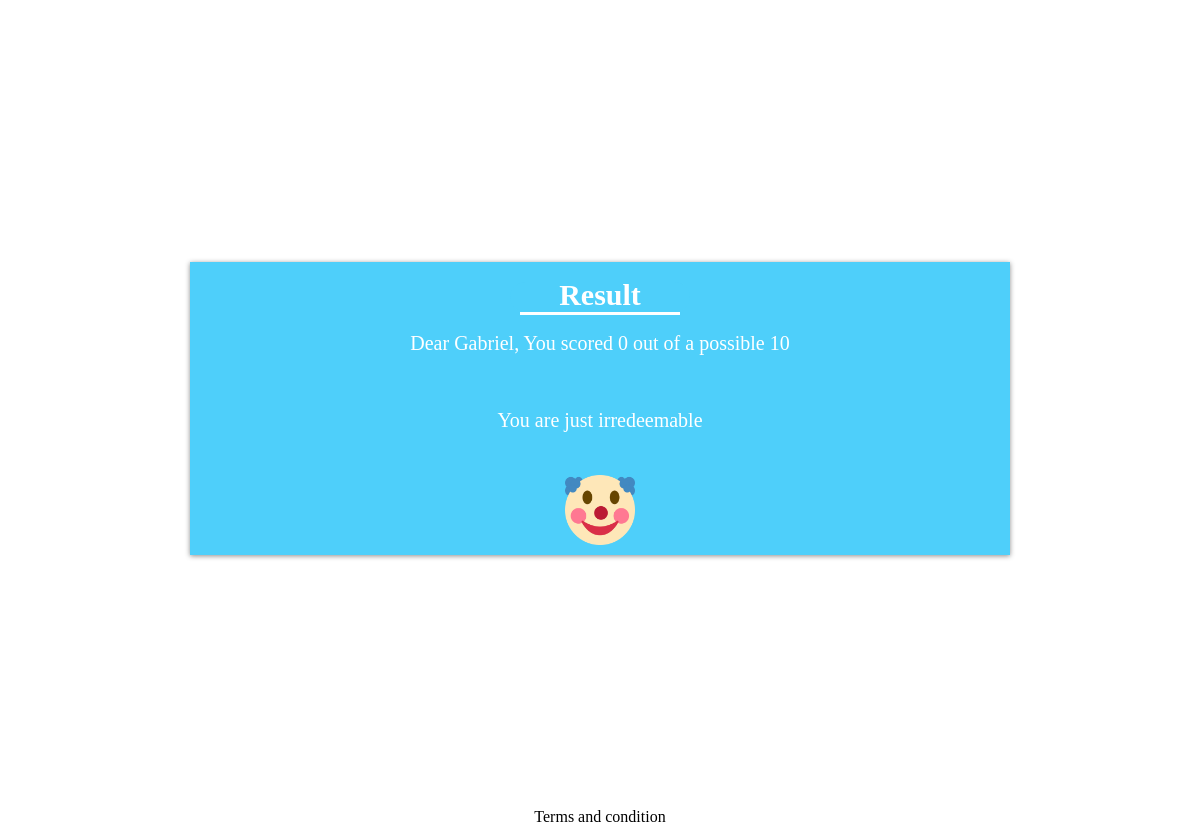
Before: /result/2/ with the older database file.
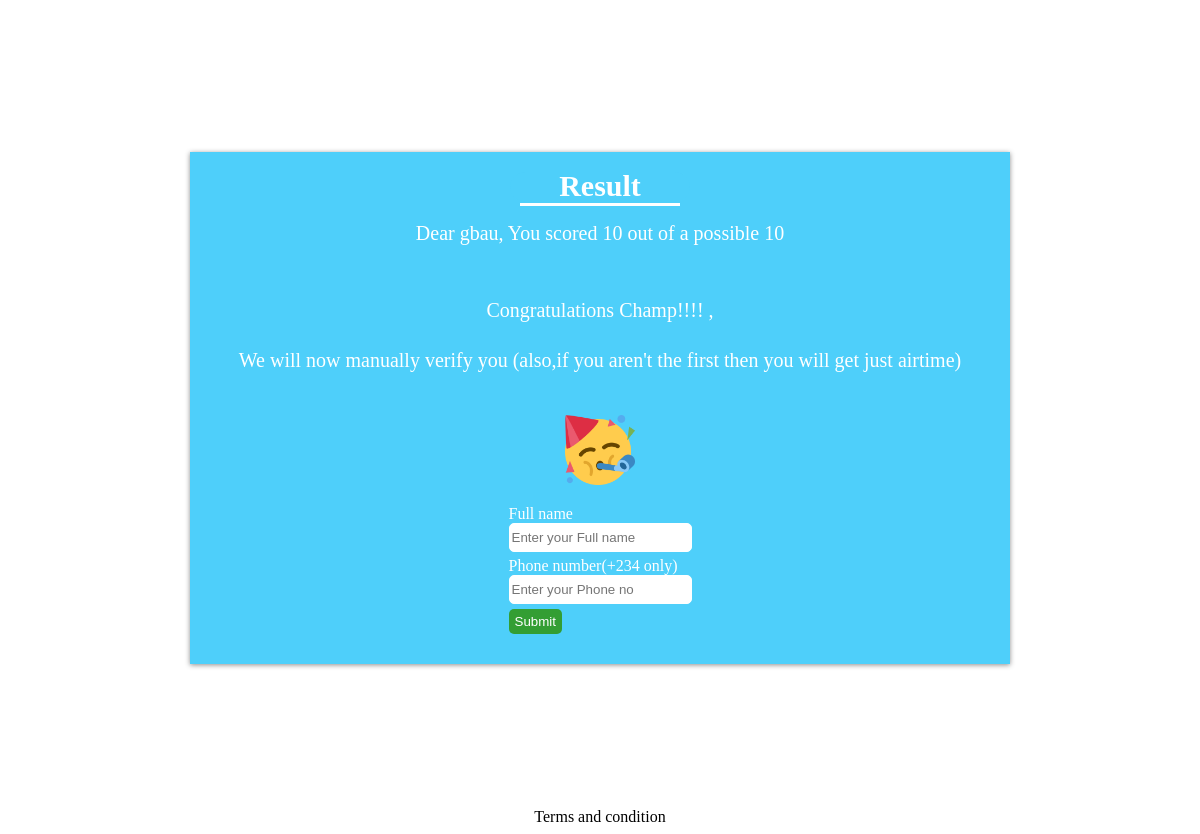
After: the same page with the newer database file.
### core/models.py (models this page shows)
class UserAnswer(models.Model):
    user_id = models.AutoField(primary_key=True)
    user = models.CharField(max_length=15, blank=True,null=True,default=None)
    name = models.CharField(max_length=225, null=True, blank=True )
    verified = models.BooleanField(default=False,blank=True)
    answer_one = models.CharField(max_length=50, default=None, blank=True,null=True)
    answer_oneC = models.IntegerField(validators=[MinValueValidator(0),MaxValueValidator(1)], default=0)
    answerOne_status = models.BooleanField(default=False, blank=True)
    answer_two = models.CharField(max_length=50, default=None, blank=True,null=True)
    answer_twoC = models.IntegerField(validators=[MinValueValidator(0),MaxValueValidator(1)], default=0)
    answertwo_status = models.BooleanField(default=False, blank=True)
    answer_three = models.CharField(max_length=50, default=None, blank=True,null=True)
    answer_threeC = models.IntegerField(validators=[MinValueValidator(0),MaxValueValidator(1)], default=0)
    answerThree_status = models.BooleanField(default=False, blank=True)
    answer_four = models.CharField(max_length=50, default=None, blank=True,null=True)
    answer_fourC = models.IntegerField(validators=[MinValueValidator(0),MaxValueValidator(1)], default=0)
    answerFour_status = models.BooleanField(default=False, blank=True)
    answer_five = models.CharField(max_length=50, default=None, blank=True,null=True)
    answer_fiveC = models.IntegerField(validators=[MinValueValidator(0),MaxValueValidator(1)], default=0)
    answerFive_status = models.BooleanField(default=False, blank=True)
    answer_six = models.CharField(max_length=50, default=None, blank=True,null=True)
    answer_sixC = models.IntegerField(validators=[MinValueValidator(0),MaxValueValidator(1)], default=0)
    answerSix_status = models.BooleanField(default=False, blank=True)
    answer_seven = models.CharField(max_length=50, default=None, blank=True,null=True)
    answer_sevenC = models.IntegerField(validators=[MinValueValidator(0),MaxValueValidator(1)], default=0)
    answerSeven_status = models.BooleanField(default=False, blank=True)
    answer_eight = models.CharField(max_length=50, default=None, blank=True,null=True)
    answer_eightC = models.IntegerField(validators=[MinValueValidator(0),MaxValueValidator(1)], default=0)
    answerEight_status = models.BooleanField(default=False, blank=True)
    answer_nine = models.CharField(max_length=50, default=None, blank=True,null=True)
    answer_nineC = models.IntegerField(validators=[MinValueValidator(0),MaxValueValidator(1)], default=0)
    answerNine_status = models.BooleanField(default=False, blank=True)
    answer_ten = models.CharField(max_length=50, default=None, blank=True,null=True)
    answer_tenC = models.IntegerField(validators=[MinValueValidator(0),MaxValueValidator(1)], default=0)
    answerTen_status = models.BooleanField(default=False, blank=True)
    total = models.IntegerField(default=0)
    fastwinner =models.BooleanField(default=False, blank=True)
    winnername = models.CharField(max_length=50, default=None, blank=True,null=True)
    winnernumber =  models.CharField(max_length=11, default=None, blank=True,null=True)
    winneraccount = models.CharField(max_length=10, default=None, blank=True, null=True)
    Bank_name = models.CharField(max_length=50, default=None, blank=True,null=True)
    def user_id(self):
        return self.user_id
    def totalsec(self):
        dy = self.answer_oneC + self.answer_twoC + self.answer_threeC + self.answer_fourC + self.answer_fiveC + self.answer_sixC + self.answer_sevenC + self.answer_eightC + self.answer_nineC + self.answer_tenC
        return dy

### core/views.py (the view, shortened to what this page needs)
# urls.py: path('result/<user_id>/', result, name='result'),
def result(request, user_id):
    quiz = Quiz.objects.get()
    user_answer = UserAnswer.objects.get(pk=user_id)
    total = UserAnswer.totalsec
    form = UploadUserAnswer(request.POST)
    signal = 0
    print(user_id)
    print(quiz.fastwinner)
    if quiz.fastwinner == user_id:
        signal = True
    context={
        'quiz':quiz,
        'user_answer':user_answer,
        'total':total,
        'form':form,
        'signal':signal
    }
    return render(request, 'result.html', context)

### core/forms.py
class UploadUserAnswer(ModelForm):
    class Meta:
        model = UserAnswer
        fields = ['id','name', 'user','verified','winnername','winnernumber', 'winneraccount','Bank_name']

### core/templates/result.html (shortened to what this page needs)
{% load static %}
{% load widget_tweaks %}
<!DOCTYPE html>
<html>
    <head>
    </head>
    <body>
        <div class="container">
            <div class="divbox qq ">
                <div class="divbox heading"><p>Result</p></div>
                <div class="divbox firsttext">Dear {{user_answer.name}}, You scored
                    {{user_answer.totalsec}} out of a possible 10</div>
                    {% if user_answer.totalsec == 10 or user_answer.user == '+235678' %}
                    <div class="divbox midtext"><p>Congratulations Champ!!!! ,<br> We will now manually verify you (also,if you aren't the first then you will get just airtime)</p><br><br></div>
                    <div class="emoji"><img src="{% static 'images/celebrate.png' %}"></div>
                    <div class="divbox options">
                    <form method="POST" enctype="multipart/form-data">
                        <div class="questions">
                    <div class="break">
                    <div class="breakdetails">Full name</div>
                    {% render_field form.winnername class="input" placeholder="Enter your Full name" type="phone"  %}</div>
                    <div class="break">
                    <div class="breakdetails">Phone number(+234 only)</div>
                    {% render_field form.winnernumber class="input" placeholder="Enter your Phone no" type="phone" %}</div>
                        <div class="button">
                        <input type="Submit" value="Submit">
                        </div>
                    </form>
                    </div>
                    </div>
                    {% elif user_answer.totalsec >= 7 %}
                    <div class="divbox midtext"><p>That was awesome, but wasn't perfect, but sit tight if everyone are dummies</p></div>
                    <div class="emoji"><img src="{% static 'images/tongueout.png' %}"></div>
                    {% elif user_answer.totalsec >= 4 %}
                    <div class="divbox midtext"><p>O boy, you don't know me quite enough</p></div>
                    <div class="emoji"><img src="{% static 'images/glasses.png' %}"></div>
                    {% elif user_answer.totalsec >= 2 %}
                    <div class="divbox midtext"><p>I wouldn't call you dumb but, </p></div>
                    <div class="emoji"><img src="{% static 'images/sweatlaugh.png' %}"></div>
                    {% elif user_answer.totalsec >= 0 %}
                    <div class="divbox midtext"><p>You are just irredeemable</p></div>
                    <div class="emoji"><img src="{% static 'images/clown.png' %}"></div>
                    {% endif %}
                </div>
            </div>
            <div class="terms">
                Terms and condition
            </div>
    </body>

Changed rows visible on the page:
changed UserAnswer: name "Gabriel" → "gbau"; totalsec "0" → "10"; answer_oneC 0 → 1 (drawn)
Other visible differences:
form field value: (not shown) → "Submit"
text no longer shown: "You are just irredeemable"
text now shown: "Congratulations Champ!!!! , We will now manually verify you (also,if you aren't the first then you will get just airtime) Full name Phone number(+234 only)"
